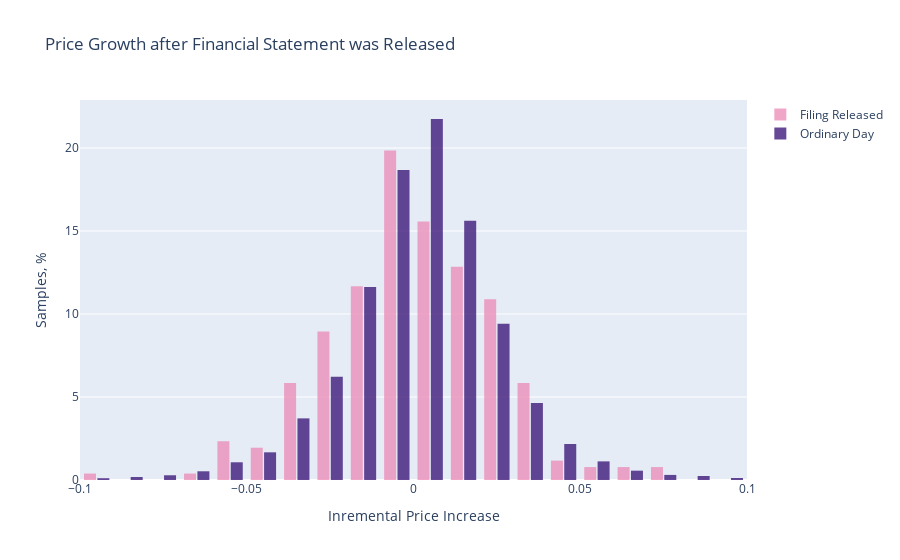

Notebook cell for this chart:
### Markdown cell above
<b>Note</b>: 'percent_growth' represents how price grew between n=0 and n=1 (initial reaction to the financial statement release) while 'price_growth_during_shift_days' represents price change between n=1 and n=3.

This completes our data wrangling phase. At this point, we can compare whether the event of financial statement release can be used to say anything about how price will behave in the near future, namely between day 1 and day 3 after the statement became public.

We will also apply a threshold of 0.01 (1% stock price increase) on 'percent_growth' for companies that released their filings to identify companies who had strong momentum in the first day of the statement release.

### Code cell
th = 0.01

# Extract samples for companies that published their reports
filing_released_samples = list(df_merged[(df_merged['filing_released'] == 1) & (df_merged['percent_growth'] >= th)]['price_growth_during_shift_days'])
display(df_merged[(df_merged['filing_released'] == 1) & (df_merged['percent_growth'] > th)].head())

# Extract samples for companies that did not publish their reports
ordinary_day_samples = list(df_merged[(df_merged['filing_released'] == 0)]['price_growth_during_shift_days'])
display(df_merged[(df_merged['filing_released'] == 0)].head())

# Get some basic statistics
t_score, p_value = ttest_ind(filing_released_samples, ordinary_day_samples, equal_var=False)
print(f'Shift = {shift}, Threshold = {th}')
print(f'Filing Released: mean={np.mean(filing_released_samples):.3f}, std={np.std(filing_released_samples):.3f}, number_of_samples={len(filing_released_samples):d}')
print(f'Ordinary Day: mean={np.mean(ordinary_day_samples):.3f}, std={np.std(ordinary_day_samples):.3f}, number_of_samples={len(ordinary_day_samples):d}')
print(f'P-value: {p_value:.3f}')
print('\n')

# Make a histogram
print_hist(filing_released_samples, ordinary_day_samples, 'Price Growth after Financial Statement was Released')

### Figure 1 — Plotly figure (JSON) as saved in the notebook; plotly's stock layout.template omitted (floating-point values rounded to 4 significant figures; data arrays with more than 128 entries replaced by an {"elided": "..."} marker saying what was removed)
{"data": [{"histnorm": "percent", "marker": {"color": "#EB89B5"}, "name": "Filing Released", "opacity": 0.75, "type": "histogram", "x": {"elided": "257 float values"}, "xbins": {"end": 0.1, "size": 0.01, "start": -0.1}}, {"histnorm": "percent", "marker": {"color": "#330C73"}, "name": "Ordinary Day", "opacity": 0.75, "type": "histogram", "x": {"elided": "24315 float values"}, "xbins": {"end": 0.1, "size": 0.01, "start": -0.1}}], "layout": {"bargap": 0.2, "bargroupgap": 0.1, "title": {"text": "Price Growth after Financial Statement was Released"}, "xaxis": {"title": {"text": "Inremental Price Increase"}}, "yaxis": {"title": {"text": "Samples, %"}}}}
